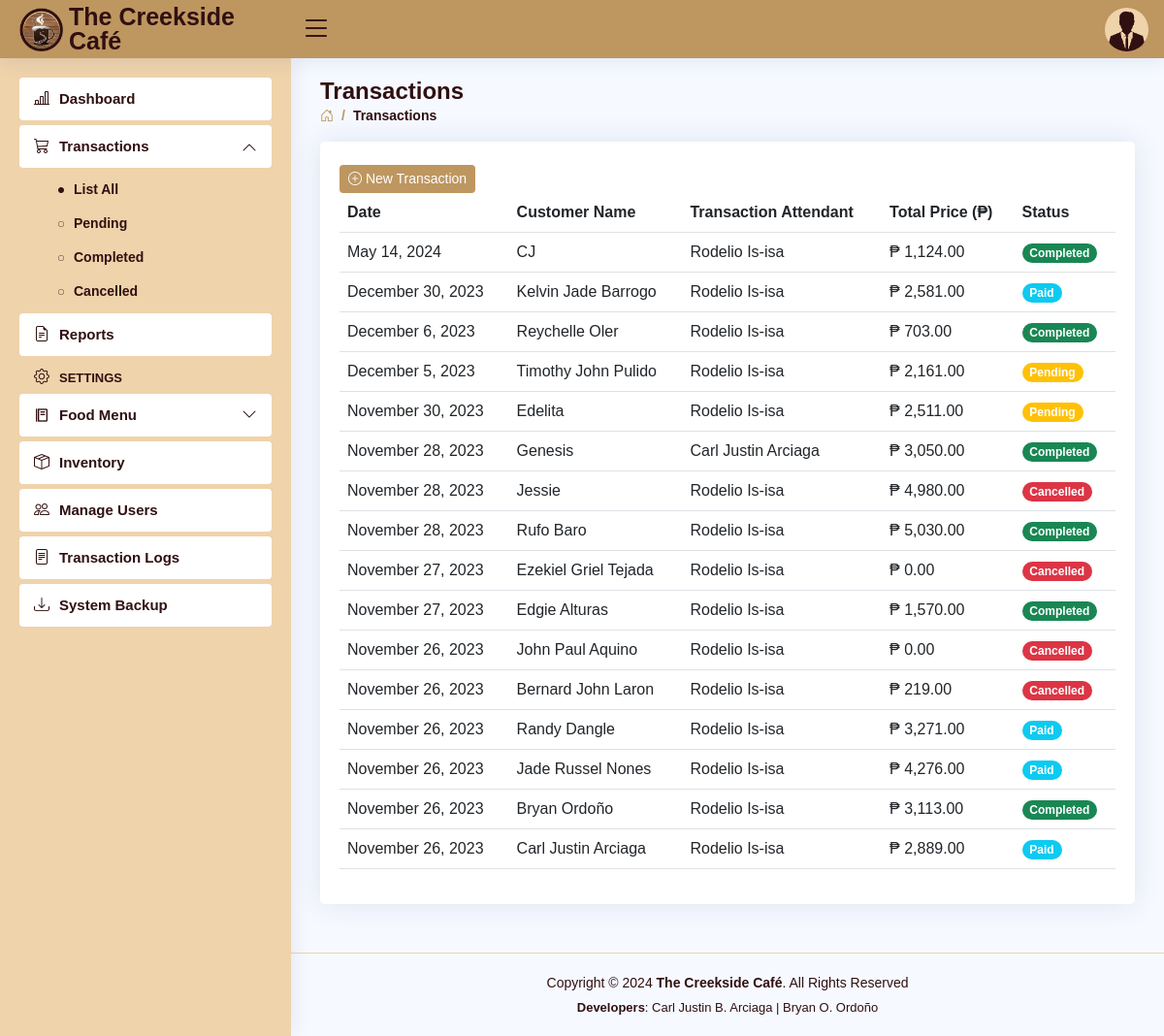
Page /transactions.php (signed in) on the earlier database version.
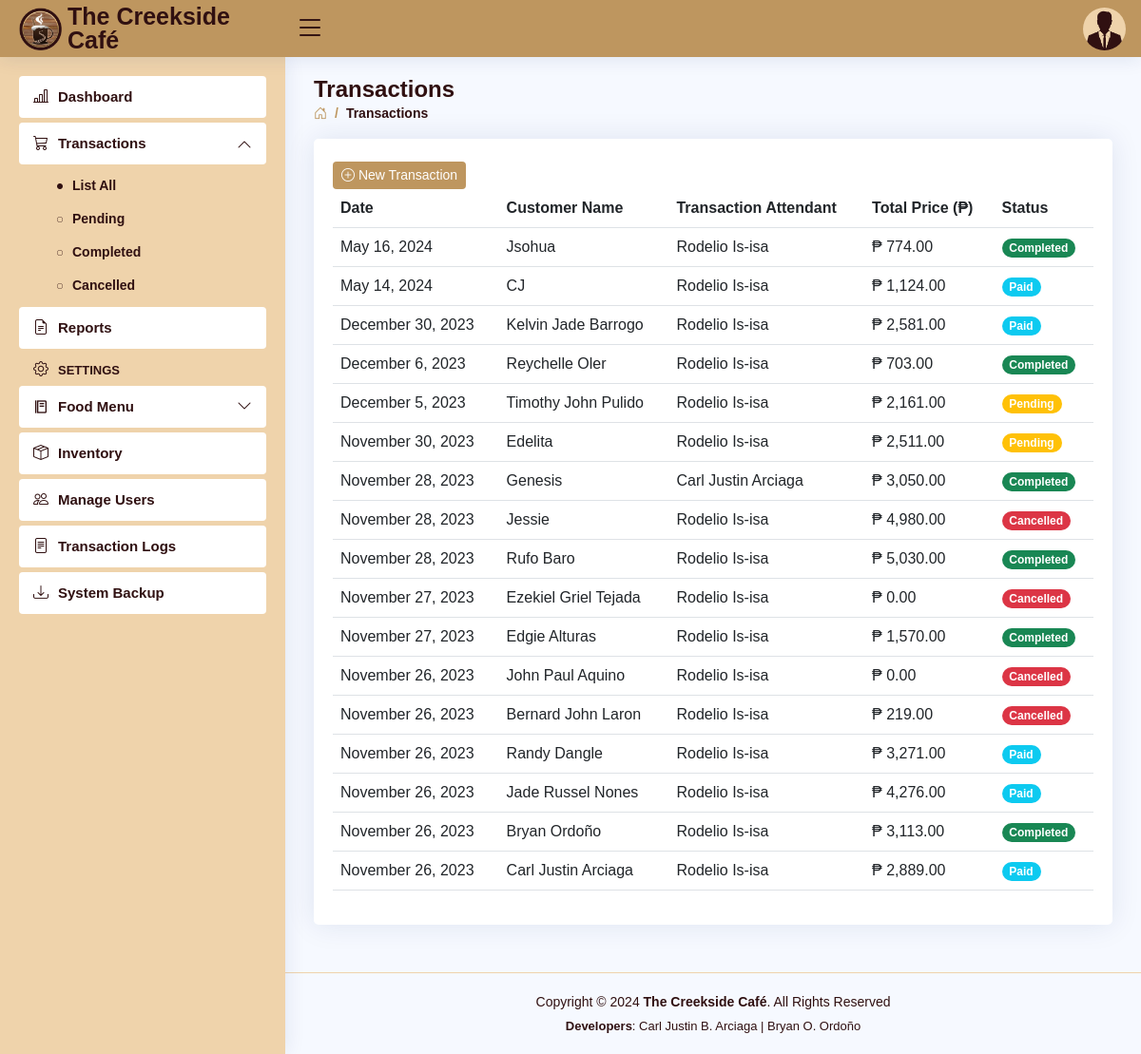
Same page on the later database version.
### tables this page shows
CREATE TABLE `users` (
  `user_id` int(11) NOT NULL AUTO_INCREMENT,
  `role` varchar(5) DEFAULT NULL,
  `fname` varchar(30) DEFAULT NULL,
  `mname` varchar(30) DEFAULT NULL,
  `lname` varchar(30) DEFAULT NULL,
  `bdate` date DEFAULT NULL,
  `sex` varchar(6) DEFAULT NULL,
  `province` varchar(15) DEFAULT NULL,
  `municipality` varchar(30) DEFAULT NULL,
  `barangay` varchar(30) DEFAULT NULL,
  `contact_no` varchar(11) DEFAULT NULL,
  `email` varchar(50) DEFAULT NULL,
  `username` varchar(50) DEFAULT NULL,
  `password` varchar(50) DEFAULT NULL,
  PRIMARY KEY (`user_id`)
);

CREATE TABLE `transactions` (
  `trans_id` int(11) NOT NULL AUTO_INCREMENT,
  `date` datetime NOT NULL DEFAULT current_timestamp(),
  `customer` varchar(30) NOT NULL,
  `total_price` decimal(10,2) NOT NULL,
  `user_id` int(11) NOT NULL,
  `status` varchar(11) NOT NULL,
  `delivery_method` varchar(20) NOT NULL,
  `delivery_date` date DEFAULT NULL,
  `date_paid` datetime NOT NULL,
  `date_delivered` datetime NOT NULL,
  `date_cancelled` datetime NOT NULL,
  PRIMARY KEY (`trans_id`)
);

### transactions.php (the view, shortened to what this page needs)
<!DOCTYPE html>
<html lang="en">
<head>
<?php
    include 'includes/links.php';
    include 'includes/header.php';
    include 'includes/sidebarAll.php';
 ?>
</head>
<body>
  <main id="main" class="main">
    <div class="pagetitle">
      <h1>Transactions</h1>
      <nav>
        <ol class="breadcrumb">
          <li class="breadcrumb-item"><a href="dashboard.php"><i class="bi bi-house-door"></i></a></li>
          <li class="breadcrumb-item active">Transactions</li>
        </ol>
      </nav>
    </div>
    <section class="section">
          <div class="card">
            <div class="card-body">
              <br>
              <button class="btn btn2 btn-sm" data-bs-toggle="modal" data-bs-target="#newTransaction"><i class="bi bi-plus-circle"></i> New Transaction</button>
              <table class="table table-hover datatable">
                <thead>
                  <tr>
                    <th scope="col">Date</th>
                    <th scope="col">Customer Name</th>
                    <th scope="col">Transaction Attendant</th>
                    <th scope="col">Total Price (₱)</th>
                    <th scope="col">Status</th>
                  </tr>
                </thead>
                <tbody>
  <?php
    include 'connection.php';
    $query = "SELECT transactions.*, concat(users.fname,' ',users.lname) as attendant FROM `transactions` LEFT JOIN `users` ON
     transactions.user_id = users.user_id ORDER BY date DESC";
    $result = $con->query($query);
    if ($result) {
      while ($row = $result->fetch_assoc()) {
        $customer = $row['customer'];
        $total_price = $row['total_price'];
        $attendant = $row['attendant'];
        $date = $row['date'];
        $status = $row['status'];?>
                  <tr>
                  <td><?php echo date('F j, Y', strtotime($date)); ?></td>
                    <td><?php echo $customer ?></td>
                    <td><?php echo $attendant ?></td>
                    <td>₱ <?php echo number_format($total_price, 2); ?></td>
            <?php if ($status === 'Completed') { ?>
                    <td><font class="badge bg-success rounded-pill"><b><?php echo $status ?></b></font></td>
            <?php
            } elseif ($status === 'Cancelled') { ?>
                    <td><font class="badge bg-danger rounded-pill"><b><?php echo $status ?></b></font></td>
            <?php
            } elseif ($status === 'Pending') { ?>
                    <td><font class="badge bg-warning rounded-pill"><b><?php echo $status ?></b></font></td>
            <?php
            } elseif ($status === 'Paid') { ?>
                    <td><font class="badge bg-info rounded-pill"><b><?php echo $status ?></b></font></td>
            <?php
            } ?>
                  </tr>
    <?php }
  } ?>
                </tbody>
              </table>
            </div>
          </div>
    </section>
  </main>
<?php include 'includes/footer.php'; ?>
</body>
</html>

### includes/header.php (shortened to what this page needs)
<header id="header" class="header fixed-top d-flex align-items-center">
  <div class="d-flex align-items-center justify-content-between">
    <a href="dashboard.php" class="logo d-flex align-items-center">
      <img src="assets/img/creekside.png" alt="">
      <span class="d-none d-lg-block">The Creekside Café</span>
    </a>
    <i class="bi bi-list toggle-sidebar-btn"></i>
  </div>
  <nav class="header-nav ms-auto">
  <?php
      include 'connection.php';
      $username = $_SESSION['username'];
      $query = "SELECT * FROM users WHERE username = '$username'";
      $result = $con->query($query);
      if ($result) {
        while ($row = $result->fetch_assoc()) {
          $sex = $row['sex'];
          ?>
    <ul class="d-flex align-items-center">
      <li class="nav-item dropdown pe-3">
        <a class="nav-link nav-profile d-flex align-items-center pe-0" href="#" data-bs-toggle="dropdown">
          <?php
            if ($sex === 'Male') {
                echo '<img src="assets/img/Male.png" alt="Profile" class="rounded-circle">';
            } elseif ($sex === 'Female') {
                echo '<img src="assets/img/Female.png" alt="Profile" class="rounded-circle">';
            }
          ?>
        </a>
  <?php
        }
      }
  ?>
      </li>
    </ul>
  </nav>
</header>

Differences in the rows shown:
added transactions: date "May 16, 2024", customer "Jsohua", attendant "Rodelio Is-isa", total_price "774.00", status "Completed"
changed transactions "May 14, 2024": status "Completed" → "Paid"
